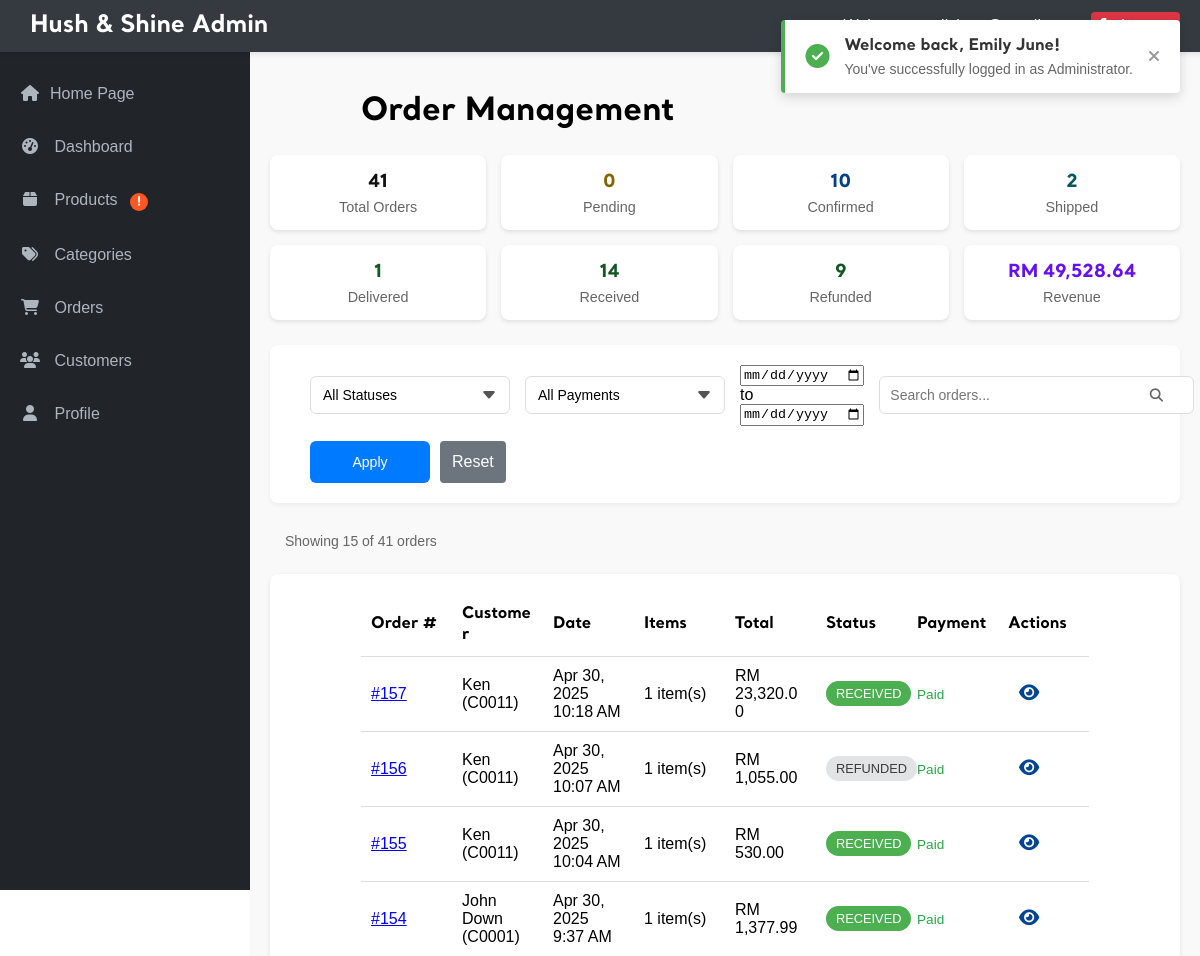
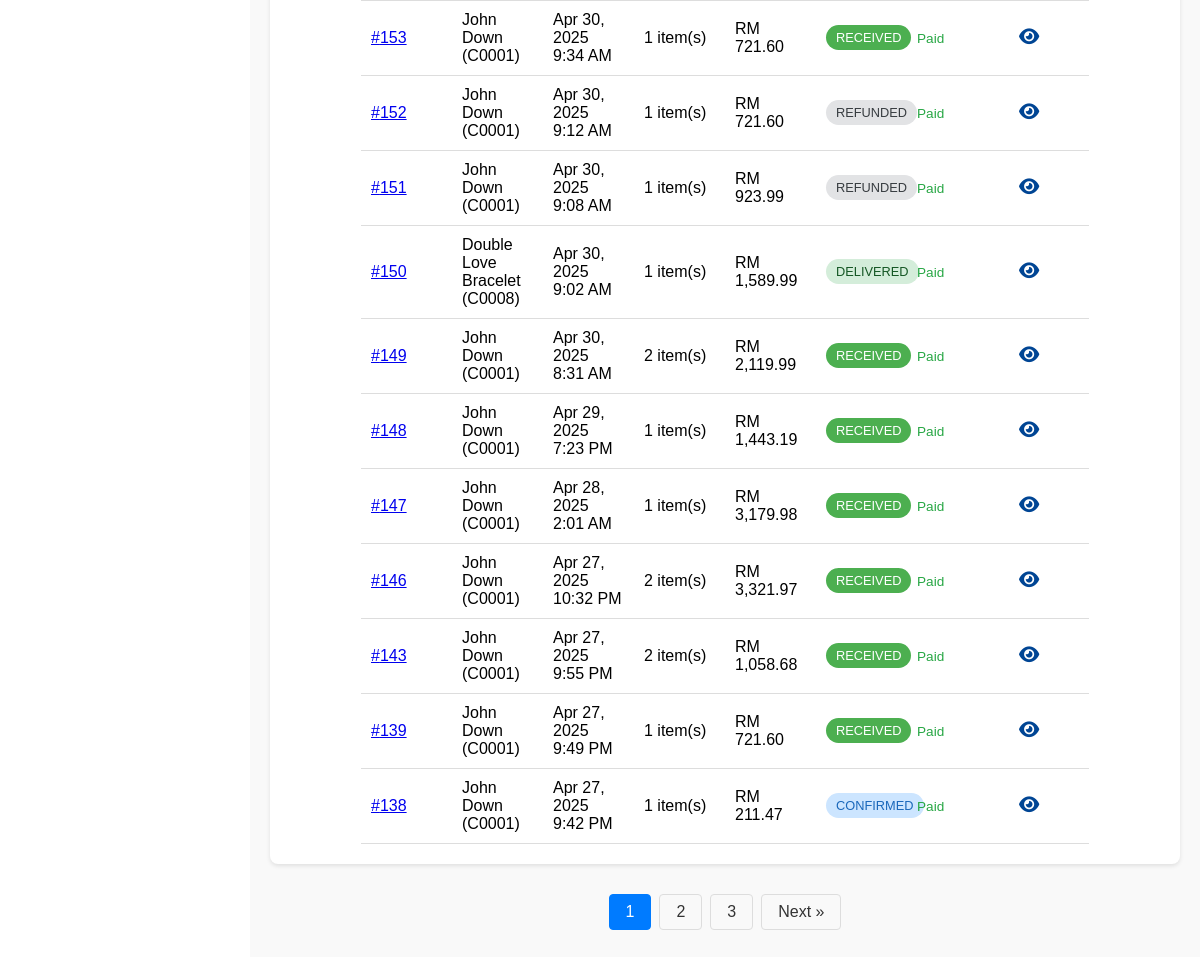
Screenshot of /admin/admin_orders.php (signed in) with the database file from the repository (2 pictures, top to bottom).
### tables this page shows
CREATE TABLE `orders` (
  `order_id` int(11) NOT NULL,
  `cust_id` char(5) NOT NULL,
  `order_date` datetime NOT NULL,
  `reward_used` decimal(10,2) DEFAULT 0.00,
  `reward_get` decimal(10,2) DEFAULT 0.00,
  `total_amount` decimal(10,2) NOT NULL,
  `status` varchar(50) NOT NULL DEFAULT 'Pending',
  `payment_id` varchar(255) DEFAULT NULL,
  `payment_status` varchar(50) DEFAULT NULL,
  `shipping_address` text DEFAULT NULL,
  `payment_method` varchar(50) NOT NULL
);

CREATE TABLE `customer` (
  `cust_id` char(5) NOT NULL,
  `cust_name` varchar(50) NOT NULL,
  `cust_contact` varchar(13) NOT NULL,
  `cust_email` varchar(50) NOT NULL,
  `cust_gender` char(1) NOT NULL,
  `cust_password` varchar(100) NOT NULL,
  `cust_photo` varchar(100) NOT NULL,
  `status` enum('active','blocked') DEFAULT 'active',
  `blocked_until` datetime DEFAULT NULL,
  `block_reason` varchar(255) DEFAULT NULL
);

### admin/admin_orders.php (the view, shortened to what this page needs)
<?php
require_once '../_base.php';
include '../_head.php';
$page = isset($_GET['page']) ? (int)$_GET['page'] : 1;
$itemsPerPage = 15;
$offset = ($page - 1) * $itemsPerPage;
$status_filter = $_GET['status'] ?? 'all';
$date_from = $_GET['date_from'] ?? '';
$date_to = $_GET['date_to'] ?? '';
$search = $_GET['search'] ?? '';
$payment_filter = $_GET['payment'] ?? 'all';
$baseQuery = "FROM orders o
             LEFT JOIN customer c ON o.cust_id = c.cust_id
             WHERE 1=1";
$params = [];
try {
    $countQuery = "SELECT COUNT(*) " . $baseQuery;
    $stmt = $_db->prepare($countQuery);
    $stmt->execute($params);
    $totalItems = $stmt->fetchColumn();
    $totalPages = ceil($totalItems / $itemsPerPage);
} catch (PDOException $e) {
    echo "Database error counting orders: " . $e->getMessage();
    exit;
}
try {
    $query = "SELECT o.order_id, o.cust_id, c.cust_name, o.order_date, o.total_amount, o.status, o.payment_status "
           . $baseQuery
           . " ORDER BY o.order_date DESC LIMIT " . $itemsPerPage . " OFFSET " . $offset;
    $stmt = $_db->prepare($query);
    $stmt->execute($params);
    $orders = $stmt->fetchAll(PDO::FETCH_ASSOC);
    $stmt = $_db->query("SELECT
        COUNT(*) as total_orders,
        SUM(CASE WHEN status = 'Pending' THEN 1 ELSE 0 END) as pending_orders,
        SUM(CASE WHEN status = 'Confirmed' THEN 1 ELSE 0 END) as confirmed_orders,
        SUM(CASE WHEN status = 'Shipped' THEN 1 ELSE 0 END) as shipped_orders,
        SUM(CASE WHEN status = 'Delivered' THEN 1 ELSE 0 END) as delivered_orders,
        SUM(CASE WHEN status = 'Received' THEN 1 ELSE 0 END) as received_orders,
        SUM(CASE WHEN status = 'Refunded' THEN 1 ELSE 0 END) as refunded_orders,
        SUM(CASE WHEN status = 'Cancelled' THEN 1 ELSE 0 END) as cancelled_orders,
        SUM(CASE WHEN status = 'Received' THEN total_amount ELSE 0 END) as total_revenue
        FROM orders");
    $stats = $stmt->fetch(PDO::FETCH_ASSOC);
} catch (PDOException $e) {
    echo "Database error retrieving orders: " . $e->getMessage();
    exit;
}
?>
<div class="admin-main">
    <div class="admin-title">
        <h1>Order Management</h1>
    </div>
    <div class="stats-cards">
        <div class="stat-card">
            <div class="stat-value"><?= number_format($stats['total_orders'] ?? 0) ?></div>
            <div class="stat-label">Total Orders</div>
        </div>
        <div class="stat-card pending">
            <div class="stat-value"><?= number_format($stats['pending_orders'] ?? 0) ?></div>
            <div class="stat-label">Pending</div>
        </div>
        <div class="stat-card confirmed">
            <div class="stat-value"><?= number_format($stats['confirmed_orders'] ?? 0) ?></div>
            <div class="stat-label">Confirmed</div>
        </div>
        <div class="stat-card shipped">
            <div class="stat-value"><?= number_format($stats['shipped_orders'] ?? 0) ?></div>
            <div class="stat-label">Shipped</div>
        </div>
        <div class="stat-card delivered">
            <div class="stat-value"><?= number_format($stats['delivered_orders'] ?? 0) ?></div>
            <div class="stat-label">Delivered</div>
        </div>
        <div class="stat-card delivered">
            <div class="stat-value"><?= number_format($stats['received_orders'] ?? 0) ?></div>
            <div class="stat-label">Received</div>
        </div>
        <div class="stat-card delivered">
            <div class="stat-value"><?= number_format($stats['refunded_orders'] ?? 0) ?></div>
            <div class="stat-label">Refunded</div>
        </div>
        <div class="stat-card revenue">
            <div class="stat-value">RM <?= number_format($stats['total_revenue'] ?? 0, 2) ?></div>
            <div class="stat-label">Revenue</div>
        </div>
    </div>
    <div class="filter-section">
        <form action="admin_orders.php" method="GET" class="filter-form">
            <div class="filter-row">
                <div class="filter-group">
                    <select id="status" name="status" class="filter-select">
                        <option value="all" <?= $status_filter === 'all' ? 'selected' : '' ?>>All Statuses</option>
                    </select>
                </div>
                <div class="filter-group">
                    <select id="payment" name="payment" class="filter-select">
                        <option value="all" <?= $payment_filter === 'all' ? 'selected' : '' ?>>All Payments</option>
                    </select>
                </div>
                <div class="date-range-group">
                    <div class="date-input">
                        <input type="date" id="date_from" name="date_from" value="<?= htmlspecialchars($date_from) ?>" class="date-control" placeholder="From">
                    </div>
                    <span class="date-separator">to</span>
                    <div class="date-input">
                        <input type="date" id="date_to" name="date_to" value="<?= htmlspecialchars($date_to) ?>" class="date-control" placeholder="To">
                    </div>
                </div>
                <div class="search-box">
                    <input type="text" id="search" name="search" value="<?= htmlspecialchars($search) ?>" placeholder="Search orders...">
                    <button type="submit" class="search-btn">
                        <i class="fas fa-search"></i>
                    </button>
                </div>
                <div class="filter-buttons">
                    <button type="submit" class="filter-btn">Apply</button>
                    <a href="admin_orders.php" class="admin-submit-btn secondary">Reset</a>
                </div>
            </div>
        </form>
    </div>
    <div class="product-info-bar">
        <div class="product-count">
            Showing <?= count($orders) ?> of <?= $totalItems ?> orders
        </div>
    </div>
    <div class="table-responsive">
        <table class="admin-table">
            <thead>
                <tr>
                    <th>Order #</th>
                    <th>Customer</th>
                    <th>Date</th>
                    <th>Items</th>
                    <th>Total</th>
                    <th>Status</th>
                    <th>Payment</th>
                    <th>Actions</th>
                </tr>
            </thead>
            <tbody>
                <?php if (count($orders) > 0): ?>
                    <?php foreach ($orders as $order): ?>
                        <?php
                        $stmt = $_db->prepare("SELECT COUNT(*) as item_count FROM order_items WHERE order_id = ?");
                        $stmt->execute([$order['order_id']]);
                        $item_count = $stmt->fetch(PDO::FETCH_ASSOC)['item_count'];
                        ?>
                        <tr>
                            <td><a href="view_order.php?id=<?= $order['order_id'] ?>" class="order-link">#<?= $order['order_id'] ?></a></td>
                            <td><?= htmlspecialchars($order['cust_name'] ?? 'Unknown') ?> (<?= htmlspecialchars($order['cust_id']) ?>)</td>
                            <td><?= date('M j, Y g:i A', strtotime($order['order_date'])) ?></td>
                            <td><?= $item_count ?> item(s)</td>
                            <td>RM <?= number_format($order['total_amount'], 2) ?></td>
                            <td>
                                <span class="status-badge status-<?= strtolower($order['status']) ?>">
                                    <?= $order['status'] ?>
                                </span>
                            </td>
                            <td>
                                <span class="payment-status <?= strtolower($order['payment_status']) ?>">
                                    <?= $order['payment_status'] ?>
                                </span>
                            </td>
                            <td class="actions">
                                <a href="view_order.php?id=<?= $order['order_id'] ?>" class="btn btn-sm">
                                    <i class="fas fa-eye"></i>
                                </a>
                            </td>
                        </tr>
                    <?php endforeach; ?>
                <?php else: ?>
                    <tr>
                        <td colspan="8" class="no-results">No orders found matching your criteria</td>
                    </tr>
                <?php endif; ?>
            </tbody>
        </table>
    </div>
    <?php if ($totalPages > 1): ?>
    <div class="pagination">
        <?php
        $range = 2;
        $startPage = max(1, $page - $range);
        $endPage = min($totalPages, $page + $range);
        for ($i = $startPage; $i <= $endPage; $i++) {
            echo '<a href="?page=' . $i . '&status=' . urlencode($status_filter) . '&payment=' . urlencode($payment_filter) . '&date_from=' . urlencode($date_from) . '&date_to=' . urlencode($date_to) . '&search=' . urlencode($search) . '"';
            echo ($i == $page) ? ' class="active"' : '';
            echo '>' . $i . '</a>';
        }
        ?>
        <?php if ($page < $totalPages): ?>
            <a href="?page=<?= $page + 1 ?>&status=<?= urlencode($status_filter) ?>&payment=<?= urlencode($payment_filter) ?>&date_from=<?= urlencode($date_from) ?>&date_to=<?= urlencode($date_to) ?>&search=<?= urlencode($search) ?>">Next &raquo;</a>
        <?php endif; ?>
    </div>
    <?php endif; ?>
</div>

### rows the page displays
orders: order_id "157", cust.cust_name "Ken", cust "C0011", order_date "Apr 30, 2025 10:18 AM", item_count "1", total_amount "23,320.00", status "RECEIVED", payment_status "Paid"
orders: order_id "156", cust.cust_name "Ken", cust "C0011", order_date "Apr 30, 2025 10:07 AM", item_count "1", total_amount "1,055.00", status "REFUNDED", payment_status "Paid"
orders: order_id "155", cust.cust_name "Ken", cust "C0011", order_date "Apr 30, 2025 10:04 AM", item_count "1", total_amount "530.00", status "RECEIVED", payment_status "Paid"
orders: order_id "154", cust.cust_name "John Down", cust "C0001", order_date "Apr 30, 2025 9:37 AM", item_count "1", total_amount "1,377.99", status "RECEIVED", payment_status "Paid"
orders: order_id "153", cust.cust_name "John Down", cust "C0001", order_date "Apr 30, 2025 9:34 AM", item_count "1", total_amount "721.60", status "RECEIVED", payment_status "Paid"
orders: order_id "152", cust.cust_name "John Down", cust "C0001", order_date "Apr 30, 2025 9:12 AM", item_count "1", total_amount "721.60", status "REFUNDED", payment_status "Paid"
orders: order_id "151", cust.cust_name "John Down", cust "C0001", order_date "Apr 30, 2025 9:08 AM", item_count "1", total_amount "923.99", status "REFUNDED", payment_status "Paid"
orders: order_id "150", cust.cust_name "Double Love Bracelet", cust "C0008", order_date "Apr 30, 2025 9:02 AM", item_count "1", total_amount "1,589.99", status "DELIVERED", payment_status "Paid"
orders: order_id "149", cust.cust_name "John Down", cust "C0001", order_date "Apr 30, 2025 8:31 AM", item_count "2", total_amount "2,119.99", status "RECEIVED", payment_status "Paid"
orders: order_id "148", cust.cust_name "John Down", cust "C0001", order_date "Apr 29, 2025 7:23 PM", item_count "1", total_amount "1,443.19", status "RECEIVED", payment_status "Paid"
orders: order_id "147", cust.cust_name "John Down", cust "C0001", order_date "Apr 28, 2025 2:01 AM", item_count "1", total_amount "3,179.98", status "RECEIVED", payment_status "Paid"
orders: order_id "146", cust.cust_name "John Down", cust "C0001", order_date "Apr 27, 2025 10:32 PM", item_count "2", total_amount "3,321.97", status "RECEIVED", payment_status "Paid"
orders: order_id "143", cust.cust_name "John Down", cust "C0001", order_date "Apr 27, 2025 9:55 PM", item_count "2", total_amount "1,058.68", status "RECEIVED", payment_status "Paid"
orders: order_id "139", cust.cust_name "John Down", cust "C0001", order_date "Apr 27, 2025 9:49 PM", item_count "1", total_amount "721.60", status "RECEIVED", payment_status "Paid"
orders: order_id "138", cust.cust_name "John Down", cust "C0001", order_date "Apr 27, 2025 9:42 PM", item_count "1", total_amount "211.47", status "CONFIRMED", payment_status "Paid"

### other values shown
$user_name "Emily June"
$user_type "Administrator"
$stats['total_orders'] "41"
$stats['pending_orders'] "0"
$stats['confirmed_orders'] "10"
$stats['shipped_orders'] "2"
$stats['delivered_orders'] "1"
$stats['received_orders'] "14"
$stats['refunded_orders'] "9"
$stats['total_revenue'] "49,528.64"
count($orders) "15"
$totalItems "41"
